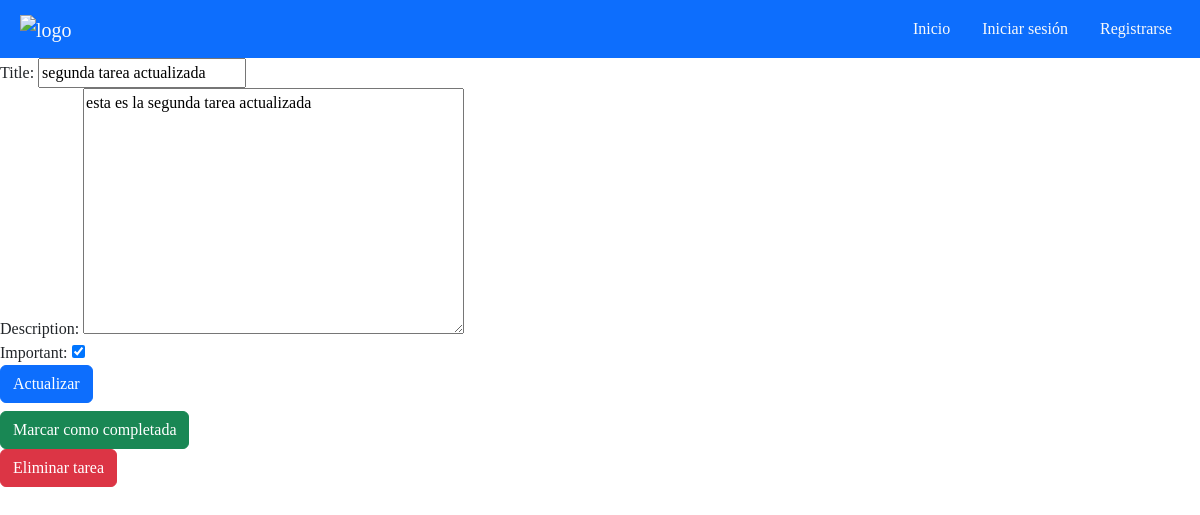
Page /tasks/3/ on the committed database.
### tasks/models.py (models this page shows, shortened)
class Task(models.Model):
    title = models.CharField(max_length=100)
    description = models.TextField(blank=True)
    created = models.DateTimeField(auto_now_add=True)
    datecompleted = models.DateTimeField(null=True,blank=True) #blank True es para que ese campo sea opcional
    important = models.BooleanField(default=False)
    user = models.ForeignKey(User, on_delete=models.CASCADE)

### tasks/views.py (the view, shortened to what this page needs)
# urls.py: path('tasks/<int:task_id>/',views.taskDetail, name='taskDetail'),
def taskDetail(request,task_id):
    if request.method == "GET":
        task = get_object_or_404(Task,id=task_id)
        form = TaskForm(instance=task) #instance en GET muestra los datos precargados de la tarea
        return render(request,'taskDetail.html',{
            'task':task,
            'form':form
        })

### tasks/forms.py
class TaskForm(ModelForm):
    class Meta: # Configuración del formulario basada en el modelo Task
        model = Task  # Le decimos a Django que este formulario está basado en Task
        fields = ['title','description','important'] #Estos son los campos que se muestran en el frontend

### tasks/templates/taskDetail.html (shortened to what this page needs)
{%extends 'base.html'%}
{%block content%}
    <form method="post">
        {{form}}
        <input class="btn btn-primary" type="submit" value="Actualizar">
    </form>
    <form action="{% url 'taskCompleted' task.id %}" method="post" onsubmit="return confirm('¿Estas seguro de marcar como completada esta tarea?')">
        <button class="btn btn-success">
            Marcar como completada
        </button>
    </form>
    <form action="{% url 'taskEliminated' task.id %}" method="post" onsubmit="return confirm('¿Estas seguro de eliminar esta tarea?')">
        <button class="btn btn-danger">
            Eliminar tarea
        </button>
    </form>
{%endblock%}

### tasks/static/css/estilos.css (style rules this page uses)
body { font-family:Cambria, Cochin, Georgia, Times, 'Times New Roman', serif; user-select: none; }

### rows in the picture
Task: title "segunda tarea actualizada", description "esta es la segunda tarea actualizada", important "☑"
